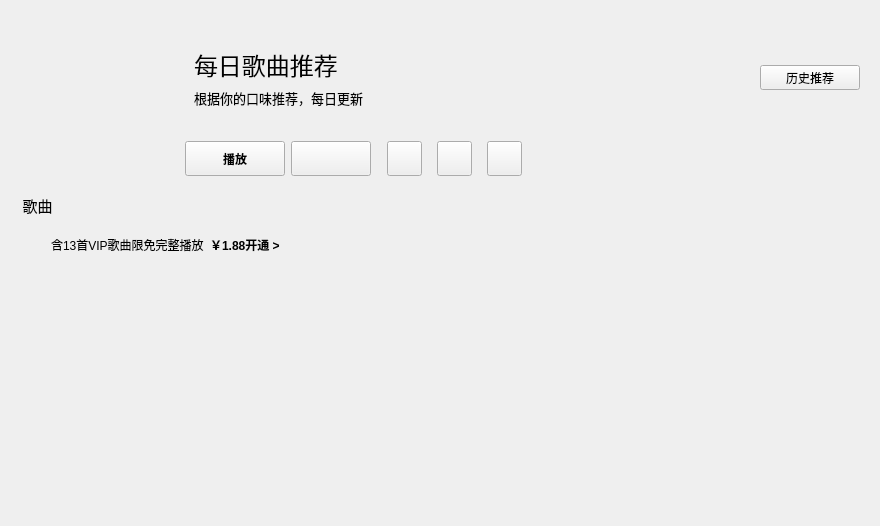
<?xml version="1.0" encoding="UTF-8"?>
<ui version="4.0">
 <class>DailyRecommend</class>
 <widget class="QWidget" name="DailyRecommend">
  <property name="geometry">
   <rect>
    <x>0</x>
    <y>0</y>
    <width>880</width>
    <height>526</height>
   </rect>
  </property>
  <property name="windowTitle">
   <string>DailyRecommend</string>
  </property>
  <layout class="QVBoxLayout" name="verticalLayout_5">
   <property name="rightMargin">
    <number>2</number>
   </property>
   <item>
    <widget class="QWidget" name="widget" native="true">
     <layout class="QHBoxLayout" name="horizontalLayout_3">
      <property name="rightMargin">
       <number>0</number>
      </property>
      <item>
       <widget class="QLabel" name="top_cover_label">
        <property name="sizePolicy">
         <sizepolicy hsizetype="Fixed" vsizetype="Fixed">
          <horstretch>0</horstretch>
          <verstretch>0</verstretch>
         </sizepolicy>
        </property>
        <property name="minimumSize">
         <size>
          <width>150</width>
          <height>150</height>
         </size>
        </property>
        <property name="maximumSize">
         <size>
          <width>150</width>
          <height>150</height>
         </size>
        </property>
        <property name="text">
         <string/>
        </property>
       </widget>
      </item>
      <item>
       <widget class="QWidget" name="widget_5" native="true">
        <layout class="QVBoxLayout" name="verticalLayout_2">
         <property name="leftMargin">
          <number>0</number>
         </property>
         <property name="bottomMargin">
          <number>0</number>
         </property>
         <item>
          <widget class="QWidget" name="widget_4" native="true">
           <layout class="QHBoxLayout" name="horizontalLayout_2">
            <item>
             <widget class="QWidget" name="widget_3" native="true">
              <layout class="QVBoxLayout" name="verticalLayout">
               <item>
                <widget class="QLabel" name="label_2">
                 <property name="font">
                  <font>
                   <pointsize>18</pointsize>
                   <bold>false</bold>
                  </font>
                 </property>
                 <property name="text">
                  <string>每日歌曲推荐</string>
                 </property>
                </widget>
               </item>
               <item>
                <widget class="QLabel" name="under_label">
                 <property name="font">
                  <font>
                   <pointsize>10</pointsize>
                  </font>
                 </property>
                 <property name="text">
                  <string>根据你的口味推荐，每日更新</string>
                 </property>
                </widget>
               </item>
              </layout>
             </widget>
            </item>
            <item>
             <spacer name="horizontalSpacer">
              <property name="orientation">
               <enum>Qt::Horizontal</enum>
              </property>
              <property name="sizeHint" stdset="0">
               <size>
                <width>361</width>
                <height>20</height>
               </size>
              </property>
             </spacer>
            </item>
            <item>
             <widget class="IconBesideTextToolButton" name="history_recommend_toolButton">
              <property name="sizePolicy">
               <sizepolicy hsizetype="Fixed" vsizetype="Fixed">
                <horstretch>0</horstretch>
                <verstretch>0</verstretch>
               </sizepolicy>
              </property>
              <property name="minimumSize">
               <size>
                <width>100</width>
                <height>24</height>
               </size>
              </property>
              <property name="maximumSize">
               <size>
                <width>100</width>
                <height>16777215</height>
               </size>
              </property>
              <property name="cursor">
               <cursorShape>PointingHandCursor</cursorShape>
              </property>
              <property name="text">
               <string>历史推荐</string>
              </property>
             </widget>
            </item>
           </layout>
          </widget>
         </item>
         <item>
          <widget class="QWidget" name="button_widget" native="true">
           <layout class="QHBoxLayout" name="horizontalLayout">
            <property name="spacing">
             <number>6</number>
            </property>
            <property name="bottomMargin">
             <number>0</number>
            </property>
            <item>
             <widget class="QToolButton" name="play_toolButton">
              <property name="minimumSize">
               <size>
                <width>100</width>
                <height>35</height>
               </size>
              </property>
              <property name="maximumSize">
               <size>
                <width>100</width>
                <height>35</height>
               </size>
              </property>
              <property name="font">
               <font>
                <bold>true</bold>
               </font>
              </property>
              <property name="cursor">
               <cursorShape>PointingHandCursor</cursorShape>
              </property>
              <property name="text">
               <string>播放</string>
              </property>
              <property name="toolButtonStyle">
               <enum>Qt::ToolButtonTextBesideIcon</enum>
              </property>
             </widget>
            </item>
            <item>
             <widget class="IconBesideTextToolButton" name="vip_toolButton">
              <property name="minimumSize">
               <size>
                <width>80</width>
                <height>35</height>
               </size>
              </property>
              <property name="maximumSize">
               <size>
                <width>80</width>
                <height>35</height>
               </size>
              </property>
              <property name="cursor">
               <cursorShape>PointingHandCursor</cursorShape>
              </property>
              <property name="text">
               <string/>
              </property>
             </widget>
            </item>
            <item>
             <widget class="QWidget" name="small_widget" native="true">
              <property name="minimumSize">
               <size>
                <width>100</width>
                <height>0</height>
               </size>
              </property>
              <layout class="QHBoxLayout" name="horizontalLayout_6">
               <property name="spacing">
                <number>15</number>
               </property>
               <property name="leftMargin">
                <number>10</number>
               </property>
               <property name="topMargin">
                <number>0</number>
               </property>
               <property name="rightMargin">
                <number>0</number>
               </property>
               <property name="bottomMargin">
                <number>0</number>
               </property>
               <item>
                <widget class="QToolButton" name="collect_toolButton">
                 <property name="minimumSize">
                  <size>
                   <width>35</width>
                   <height>35</height>
                  </size>
                 </property>
                 <property name="maximumSize">
                  <size>
                   <width>35</width>
                   <height>35</height>
                  </size>
                 </property>
                 <property name="cursor">
                  <cursorShape>PointingHandCursor</cursorShape>
                 </property>
                 <property name="text">
                  <string/>
                 </property>
                </widget>
               </item>
               <item>
                <widget class="QToolButton" name="download_toolButton">
                 <property name="minimumSize">
                  <size>
                   <width>35</width>
                   <height>35</height>
                  </size>
                 </property>
                 <property name="maximumSize">
                  <size>
                   <width>35</width>
                   <height>35</height>
                  </size>
                 </property>
                 <property name="cursor">
                  <cursorShape>PointingHandCursor</cursorShape>
                 </property>
                 <property name="text">
                  <string/>
                 </property>
                </widget>
               </item>
               <item>
                <widget class="QToolButton" name="batch_toolButton">
                 <property name="minimumSize">
                  <size>
                   <width>35</width>
                   <height>35</height>
                  </size>
                 </property>
                 <property name="maximumSize">
                  <size>
                   <width>35</width>
                   <height>35</height>
                  </size>
                 </property>
                 <property name="cursor">
                  <cursorShape>PointingHandCursor</cursorShape>
                 </property>
                 <property name="text">
                  <string/>
                 </property>
                </widget>
               </item>
              </layout>
             </widget>
            </item>
            <item>
             <spacer name="horizontalSpacer_2">
              <property name="orientation">
               <enum>Qt::Horizontal</enum>
              </property>
              <property name="sizeHint" stdset="0">
               <size>
                <width>40</width>
                <height>20</height>
               </size>
              </property>
             </spacer>
            </item>
           </layout>
          </widget>
         </item>
        </layout>
       </widget>
      </item>
     </layout>
    </widget>
   </item>
   <item>
    <widget class="QWidget" name="widget_6" native="true">
     <layout class="QHBoxLayout" name="horizontalLayout_4">
      <property name="spacing">
       <number>0</number>
      </property>
      <property name="topMargin">
       <number>3</number>
      </property>
      <property name="bottomMargin">
       <number>3</number>
      </property>
      <item>
       <widget class="QLabel" name="label_4">
        <property name="sizePolicy">
         <sizepolicy hsizetype="Fixed" vsizetype="Fixed">
          <horstretch>0</horstretch>
          <verstretch>0</verstretch>
         </sizepolicy>
        </property>
        <property name="minimumSize">
         <size>
          <width>35</width>
          <height>0</height>
         </size>
        </property>
        <property name="maximumSize">
         <size>
          <width>35</width>
          <height>16777215</height>
         </size>
        </property>
        <property name="font">
         <font>
          <pointsize>11</pointsize>
         </font>
        </property>
        <property name="text">
         <string>歌曲</string>
        </property>
        <property name="scaledContents">
         <bool>true</bool>
        </property>
        <property name="alignment">
         <set>Qt::AlignCenter</set>
        </property>
       </widget>
      </item>
      <item>
       <widget class="QLabel" name="count_label">
        <property name="sizePolicy">
         <sizepolicy hsizetype="Fixed" vsizetype="Fixed">
          <horstretch>0</horstretch>
          <verstretch>0</verstretch>
         </sizepolicy>
        </property>
        <property name="minimumSize">
         <size>
          <width>30</width>
          <height>0</height>
         </size>
        </property>
        <property name="maximumSize">
         <size>
          <width>30</width>
          <height>16777215</height>
         </size>
        </property>
        <property name="text">
         <string/>
        </property>
        <property name="scaledContents">
         <bool>true</bool>
        </property>
        <property name="alignment">
         <set>Qt::AlignCenter</set>
        </property>
       </widget>
      </item>
      <item>
       <spacer name="horizontalSpacer_3">
        <property name="orientation">
         <enum>Qt::Horizontal</enum>
        </property>
        <property name="sizeHint" stdset="0">
         <size>
          <width>774</width>
          <height>20</height>
         </size>
        </property>
       </spacer>
      </item>
     </layout>
    </widget>
   </item>
   <item>
    <widget class="QWidget" name="desc_widget" native="true">
     <layout class="QHBoxLayout" name="horizontalLayout_5">
      <property name="topMargin">
       <number>6</number>
      </property>
      <property name="bottomMargin">
       <number>6</number>
      </property>
      <item>
       <widget class="QLabel" name="ico_label">
        <property name="sizePolicy">
         <sizepolicy hsizetype="Fixed" vsizetype="Fixed">
          <horstretch>0</horstretch>
          <verstretch>0</verstretch>
         </sizepolicy>
        </property>
        <property name="minimumSize">
         <size>
          <width>25</width>
          <height>25</height>
         </size>
        </property>
        <property name="maximumSize">
         <size>
          <width>25</width>
          <height>25</height>
         </size>
        </property>
        <property name="cursor">
         <cursorShape>PointingHandCursor</cursorShape>
        </property>
        <property name="text">
         <string/>
        </property>
       </widget>
      </item>
      <item>
       <widget class="QLabel" name="label_7">
        <property name="cursor">
         <cursorShape>PointingHandCursor</cursorShape>
        </property>
        <property name="text">
         <string>含13首VIP歌曲限免完整播放</string>
        </property>
        <property name="scaledContents">
         <bool>true</bool>
        </property>
       </widget>
      </item>
      <item>
       <widget class="QLabel" name="money_label">
        <property name="font">
         <font>
          <bold>true</bold>
         </font>
        </property>
        <property name="cursor">
         <cursorShape>PointingHandCursor</cursorShape>
        </property>
        <property name="text">
         <string>￥1.88开通 &gt;</string>
        </property>
        <property name="scaledContents">
         <bool>true</bool>
        </property>
       </widget>
      </item>
      <item>
       <spacer name="horizontalSpacer_4">
        <property name="orientation">
         <enum>Qt::Horizontal</enum>
        </property>
        <property name="sizeHint" stdset="0">
         <size>
          <width>588</width>
          <height>20</height>
         </size>
        </property>
       </spacer>
      </item>
     </layout>
    </widget>
   </item>
   <item>
    <widget class="MyScrollArea" name="scrollArea">
     <property name="frameShape">
      <enum>QFrame::NoFrame</enum>
     </property>
     <property name="horizontalScrollBarPolicy">
      <enum>Qt::ScrollBarAlwaysOff</enum>
     </property>
     <property name="widgetResizable">
      <bool>true</bool>
     </property>
     <widget class="QWidget" name="scrollAreaWidgetContents">
      <property name="geometry">
       <rect>
        <x>0</x>
        <y>0</y>
        <width>869</width>
        <height>259</height>
       </rect>
      </property>
      <layout class="QVBoxLayout" name="verticalLayout_4">
       <property name="spacing">
        <number>0</number>
       </property>
       <property name="leftMargin">
        <number>0</number>
       </property>
       <property name="topMargin">
        <number>0</number>
       </property>
       <property name="rightMargin">
        <number>0</number>
       </property>
       <property name="bottomMargin">
        <number>0</number>
       </property>
       <item>
        <widget class="QWidget" name="daily_song_list_widget" native="true">
         <layout class="QVBoxLayout" name="verticalLayout_3">
          <property name="rightMargin">
           <number>0</number>
          </property>
          <property name="bottomMargin">
           <number>5</number>
          </property>
         </layout>
        </widget>
       </item>
      </layout>
     </widget>
    </widget>
   </item>
  </layout>
 </widget>
 <customwidgets>
  <customwidget>
   <class>IconBesideTextToolButton</class>
   <extends>QToolButton</extends>
   <header>IconBesideTextToolButton.h</header>
  </customwidget>
  <customwidget>
   <class>MyScrollArea</class>
   <extends>QScrollArea</extends>
   <header>MyScrollArea.h</header>
   <container>1</container>
  </customwidget>
 </customwidgets>
 <resources/>
 <connections/>
</ui>
